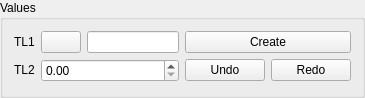
<?xml version="1.0" encoding="UTF-8"?>
<ui version="4.0">
 <class>EntityGUI_1Sel1Spin_QTD</class>
 <widget class="QWidget" name="EntityGUI_1Sel1Spin_QTD">
  <property name="geometry">
   <rect>
    <x>0</x>
    <y>0</y>
    <width>365</width>
    <height>98</height>
   </rect>
  </property>
  <property name="windowTitle">
   <string>EntityGUI_2Spin_QTD</string>
  </property>
  <layout class="QGridLayout">
   <property name="margin">
    <number>0</number>
   </property>
   <property name="spacing">
    <number>0</number>
   </property>
   <item row="0" column="0">
    <widget class="QGroupBox" name="GroupBox1">
     <property name="title">
      <string>Values</string>
     </property>
     <layout class="QGridLayout" name="gridLayout1">
      <item row="0" column="0">
       <widget class="QLabel" name="TextLabel1">
        <property name="sizePolicy">
         <sizepolicy hsizetype="Fixed" vsizetype="Fixed">
          <horstretch>0</horstretch>
          <verstretch>0</verstretch>
         </sizepolicy>
        </property>
        <property name="text">
         <string>TL1</string>
        </property>
        <property name="wordWrap">
         <bool>false</bool>
        </property>
       </widget>
      </item>
      <item row="0" column="1">
       <widget class="QPushButton" name="PushButton1">
        <property name="sizePolicy">
         <sizepolicy hsizetype="Fixed" vsizetype="Fixed">
          <horstretch>0</horstretch>
          <verstretch>0</verstretch>
         </sizepolicy>
        </property>
        <property name="text">
         <string/>
        </property>
       </widget>
      </item>
      <item row="0" column="2">
       <widget class="QLineEdit" name="LineEdit1"/>
      </item>
      <item row="0" column="3">
       <widget class="QPushButton" name="buttonApply">
        <property name="text">
         <string>Create</string>
        </property>
       </widget>
      </item>
      <item row="1" column="0">
       <widget class="QLabel" name="TextLabel2">
        <property name="sizePolicy">
         <sizepolicy hsizetype="Fixed" vsizetype="Fixed">
          <horstretch>0</horstretch>
          <verstretch>0</verstretch>
         </sizepolicy>
        </property>
        <property name="text">
         <string>TL2</string>
        </property>
        <property name="wordWrap">
         <bool>false</bool>
        </property>
       </widget>
      </item>
      <item row="1" column="1" colspan="2">
       <widget class="SalomeApp_DoubleSpinBox" name="SpinBox_DX"/>
      </item>
      <item row="1" column="3">
       <layout class="QGridLayout">
        <property name="margin">
         <number>0</number>
        </property>
        <property name="spacing">
         <number>6</number>
        </property>
        <item row="0" column="0">
         <widget class="QPushButton" name="buttonUndo">
          <property name="text">
           <string>Undo</string>
          </property>
         </widget>
        </item>
        <item row="0" column="1">
         <widget class="QPushButton" name="buttonRedo">
          <property name="text">
           <string>Redo</string>
          </property>
         </widget>
        </item>
       </layout>
      </item>
     </layout>
    </widget>
   </item>
  </layout>
 </widget>
 <layoutdefault spacing="6" margin="11"/>
 <pixmapfunction>qPixmapFromMimeSource</pixmapfunction>
 <customwidgets>
  <customwidget>
   <class>SalomeApp_DoubleSpinBox</class>
   <extends>QDoubleSpinBox</extends>
   <header location="global">SalomeApp_DoubleSpinBox.h</header>
  </customwidget>
 </customwidgets>
 <tabstops>
  <tabstop>SpinBox_DX</tabstop>
  <tabstop>buttonApply</tabstop>
  <tabstop>buttonUndo</tabstop>
  <tabstop>buttonRedo</tabstop>
 </tabstops>
 <resources/>
 <connections/>
</ui>
